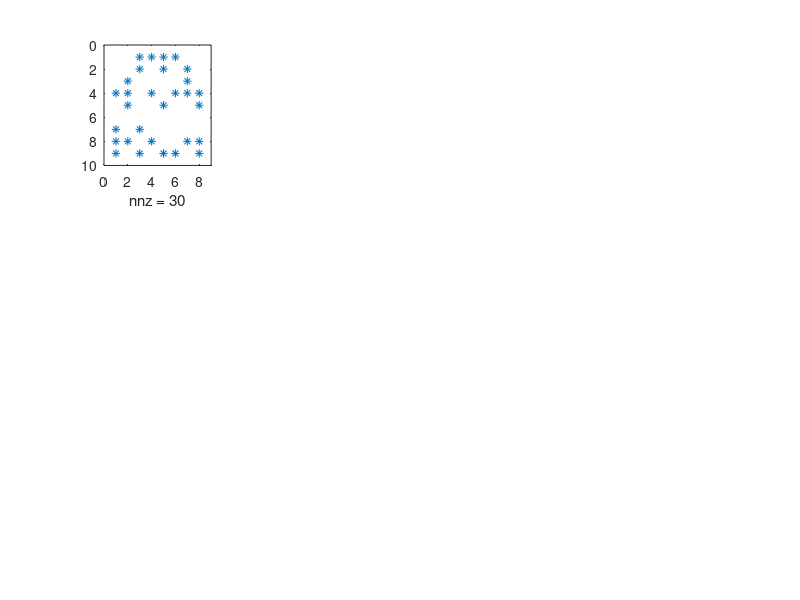

Reproduce this figure in MATLAB. (Note: this script raises an error after producing the figure.)
function test17
%TEST17 test cs_qr, cs_qright, cs_q1, cs_qrleft, cs_qrsol
%
% Example:
%   test17
% See also: testall

% Copyright 2006-2012, Timothy A. Davis, http://www.suitesparse.com

clear functions
clf

rand ('state', 0) ;
randn ('state', 0) ;

for trials = 1:100

    m = 1 + fix (10 * rand (1)) ;
    n = 1 + fix (10 * rand (1)) ;
    d = rand (1) ;
%   n = m ;

    A = sprandn (m, n, d) ;
    if (m < n)
        A = A' ;
    end
    [m n] = size (A) ;

    if (~ispc)
        if (rand ( ) > .5)
            A = A + 1i * sprand (A) ;
        end
    end

    subplot (3,4,1) ; spy (A) ;

    [V1, Beta1, p1, R1, q1] = cs_qr (A) ;
    Q1 = cs_qright (V1, Beta1, p1, speye (size (V1,1))) ;
    Q1b = cs_q1 (V1, Beta1, p1) ;

    err = norm (Q1-Q1b,1) ;
    disp ('err = ') ;
    disp (err) ;
    if (err > 1e-12)
        error ('!') ;
    end

    m2 = size (Q1,1) ;
    A1 = [A ; sparse(m2-m,n)] ;

    subplot (3,4,5) ; spy (A1 (p1,q1)) ;
    subplot (3,4,6) ; spy (V1) ;
    subplot (3,4,7) ; spy (R1) ;
    subplot (3,4,8) ; spy (Q1) ;

    [V3, Beta3, R3] = qr2 (A) ;
    % Q3 = cs_qmake (V3, Beta3) ;
    Q3 = cs_q1 (V3, Beta3) ;
    subplot (3,4,9) ; spy (A) ;
    subplot (3,4,10) ; spy (V3) ;
    subplot (3,4,11) ; spy (R3) ;
    subplot (3,4,12) ; spy (Q3) ;

    err1 = norm (Q1*R1 - A1(:,q1), 1) ;
%   err2 = norm (Q2*R2 - A (:,q2), 1) ;
    err3 = norm (Q3*R3 - A, 1) ;

    fprintf ('m %3d m2 %3d n %3d    ::: %3d     %6.2e %6.2e\n', ...
        m, m2, n, m2-m, err1, err3) ;

    if (err1 > 1e-12)
        error ('2!') ;
    end

%    if (err2 > 1e-12)
%       error ('!') ;
%    end

    if (err3 > 1e-12)
        error ('3!') ;
    end

try

    % this fails if A is complex
    b = rand (m,1) ;
    [Q,R] = qr (A (:,q1)) ;
    x = R\(Q'*b) ;
    x (q1) = x ;
    r1 = norm (A*x-b) ;

    x2 = cs_qrsol (A,b) ;
    r2 = norm (A*x2(1:n)-b) ;

    qt = cs_qleft (V1, Beta1, p1, speye(size(V1,1))) ;
    fprintf ('Q''*A-R:  %6.2e\n', norm (qt*A1(:,q1)-R1,1)) ;

    qtb = cs_qleft (V1, Beta1, p1, b) ;
    % [V1, Beta1, p1, R1, q1] = cs_qr (A) ;
    x3 = R1 \ qtb ;
    r3 = norm (A(:,q1)*x3(1:n)-b) ;

    fprintf ('least sq:  %6.2e %6.2e %6.2e diff %6.2e %6.2e\n', ...
        r1, r2, r3, r1-r2, r1-r3) ;

catch
end

    drawnow

    % pause

end
